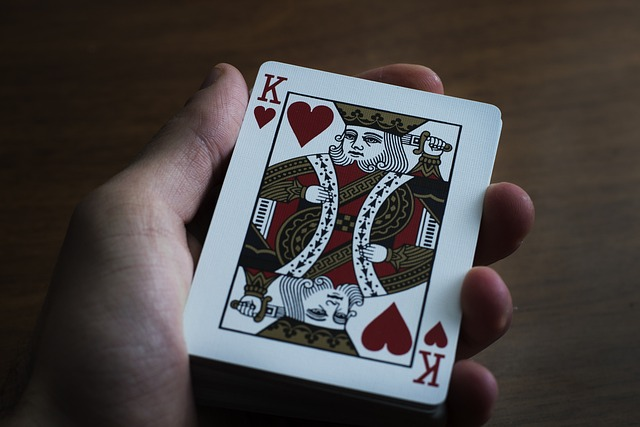
#> input picture Basics/Resources/card.jpg, 640 x 427 px
$ python contourDetect.py
#> lines starting #> are read from the running program, lines starting #| are printed output that depends on the picture; after the words box and inside, x2 and y2 are one past the last pixel; in counts of white or black regions, pixels touching at a corner belong together
import cv2
import numpy as  np

path = "Resources/card.jpg"

image = cv2.imread(path)
#> image is the input picture: shape (427, 640, 3); mean B, G, R 67.9, 68.6, 72.6

#contour helps to detect the borders of the objects, localize them easily
#can be implemented by using findContours() and drawContours()
    #algorithm for contour detection are
        #CHAIN_APPROX_SIMPLE
        #CHAIN_APPROX_NONE

#stepsL
#1. convert image to grayscale
image_gray = cv2.cvtColor(image, cv2.COLOR_BGR2GRAY)
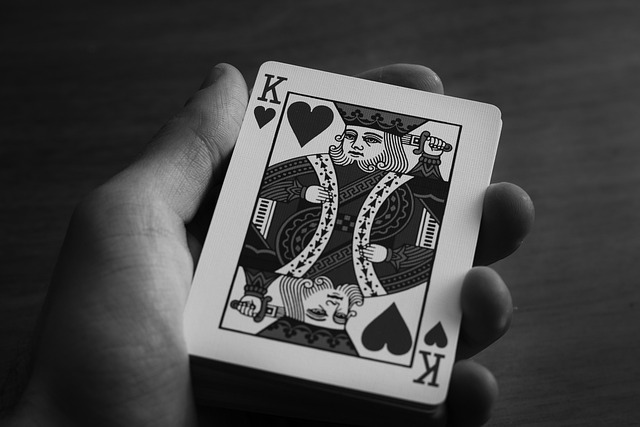
#> image_gray: shape (427, 640); min 0, max 249, mean 69.7
#2. apply binary thresholding
ret, thresh = cv2.threshold(image_gray,150,255, cv2.THRESH_BINARY)
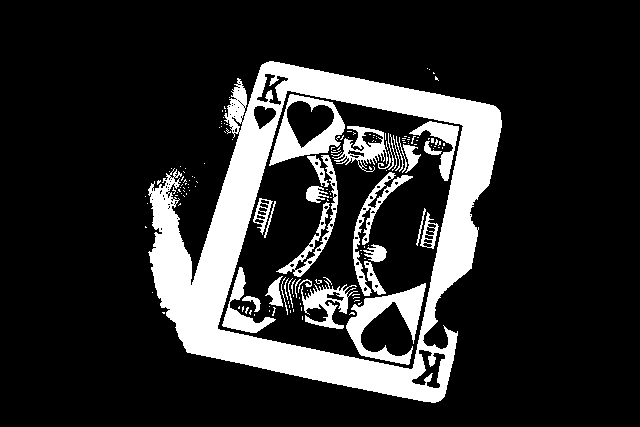
#> thresh: shape (427, 640); 17.6% white; 165 white regions (132 under 20 px)
# cv2.imshow("Binary Thresholding",thresh)
#3. Find contours
contours, hierarchy = cv2.findContours(image=thresh, mode=cv2.RETR_TREE,method=cv2.CHAIN_APPROX_NONE)
#> contours = 277 contours, 234 with area under 20; largest, box (x1, y1, x2, y2) and area: (148, 61, 502, 403) 81361, (217, 90, 464, 370) 47298, (269, 94, 345, 166) 3278, (346, 283, 426, 365) 2209, (286, 100, 335, 149) 1454
#4. Draw contours on original RGB
image_copy = image.copy()
#> (the run stopped early here; a loop or call above may not have finished)

$ run again, with Basics/Resources/flower.jpg copied over Basics/Resources/card.jpg
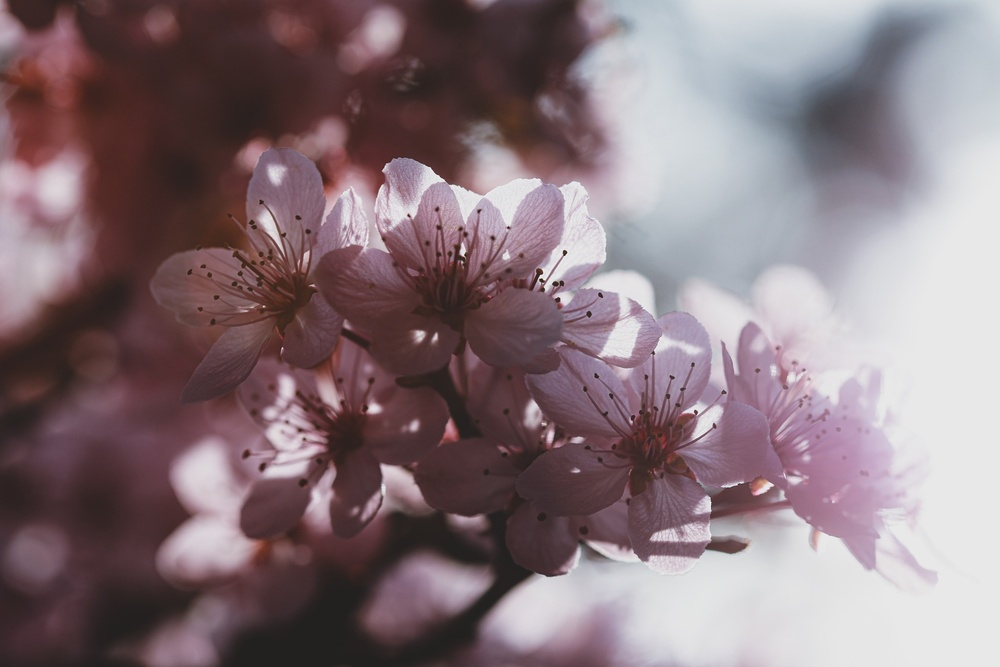
#> input picture Basics/Resources/flower.jpg, 1000 x 667 px, shrunk from 1920 x 1280 before the run
#> image is the input picture: shape (667, 1000, 3); mean B, G, R 123.7, 118.1, 135.9
#> `image_gray = cv2.cvtColor(image, cv2.COLOR_BGR2GRAY)`:
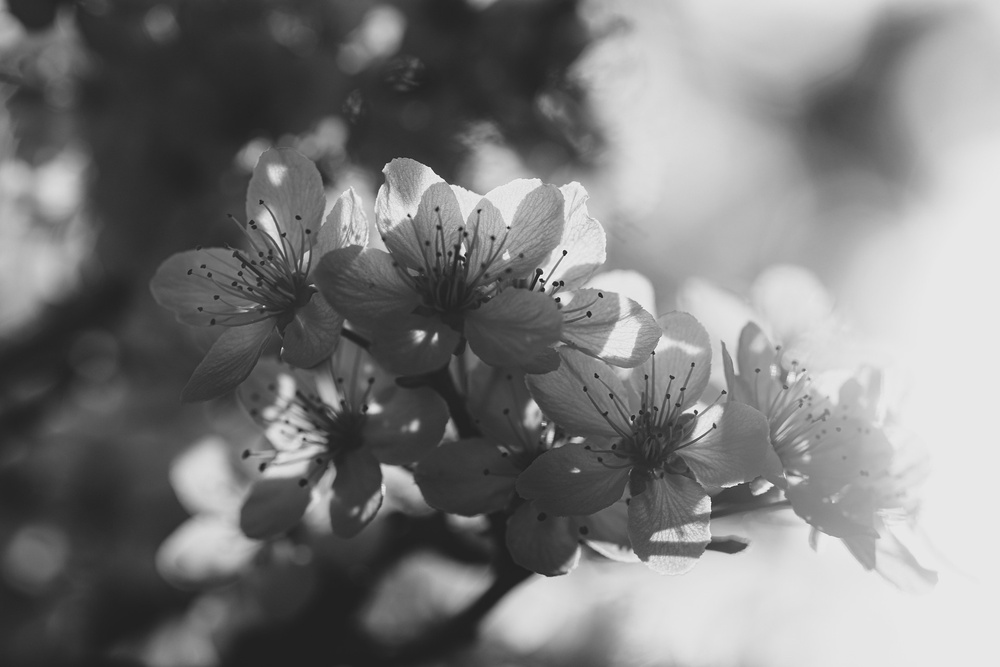
#> image_gray: shape (667, 1000); min 26, max 251, mean 124.1
#> `ret, thresh = cv2.threshold(image_gray,150,255, cv2.THRESH_BINARY)`:
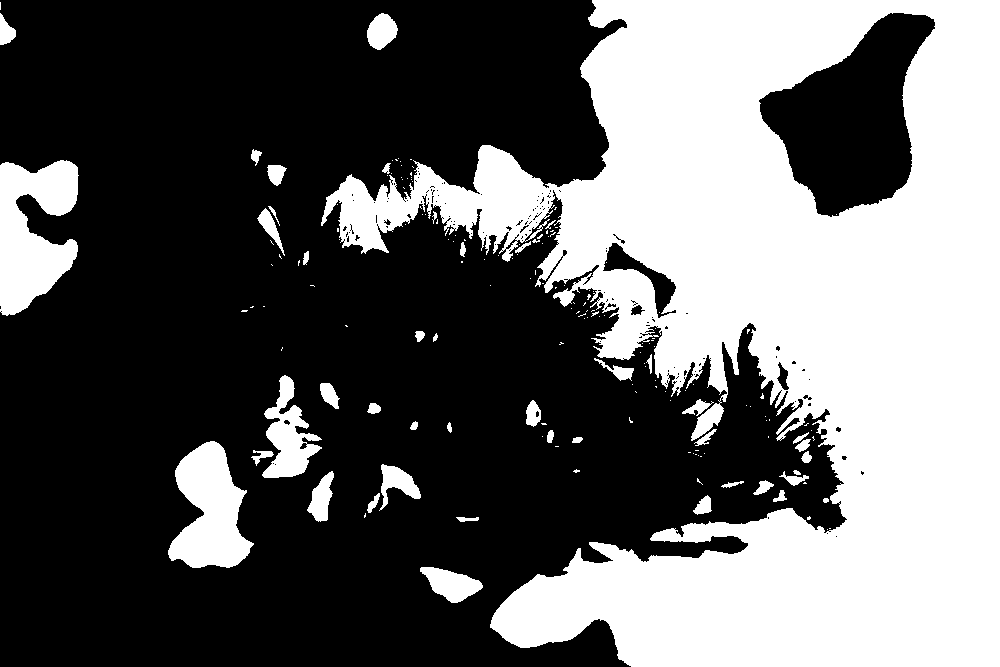
#> thresh: shape (667, 1000); 38.8% white; 171 white regions (126 under 20 px)
#> contours = 401 contours, 343 with area under 20; largest, box (x1, y1, x2, y2) and area: (321, 0, 1000, 667) 251430, (758, 12, 936, 218) 20104, (0, 160, 79, 316) 8028, (168, 441, 254, 568) 6505, (262, 375, 322, 478) 2750

$ run again, with Basics/Resources/rotated.jpg copied over Basics/Resources/card.jpg
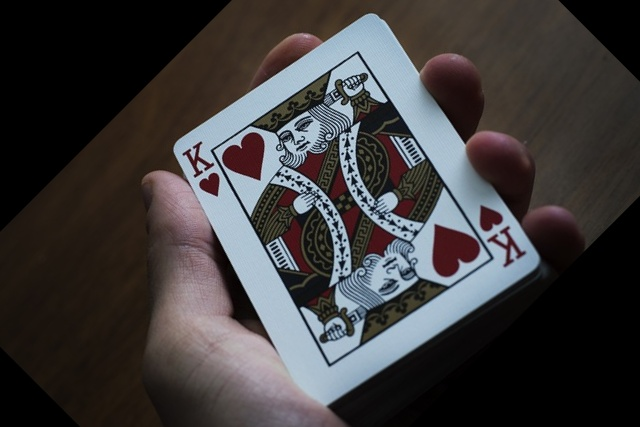
#> input picture Basics/Resources/rotated.jpg, 640 x 427 px
#> image is the input picture: shape (427, 640, 3); mean B, G, R 60.3, 59.6, 61.8
#> `image_gray = cv2.cvtColor(image, cv2.COLOR_BGR2GRAY)`:
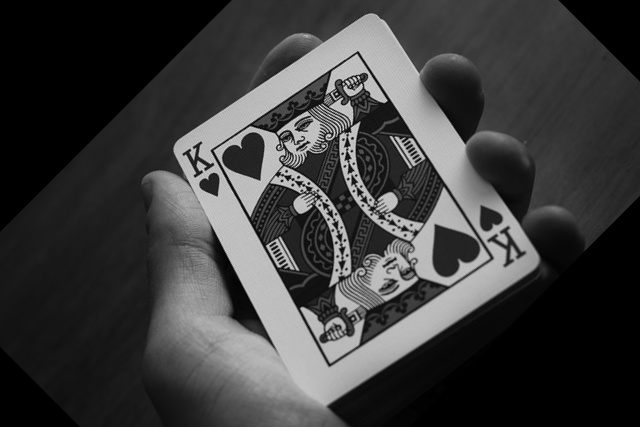
#> image_gray: shape (427, 640); min 0, max 238, mean 60.4
#> `ret, thresh = cv2.threshold(image_gray,150,255, cv2.THRESH_BINARY)`:
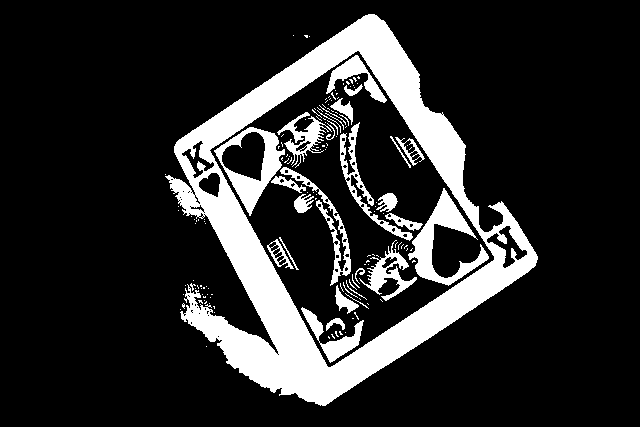
#> thresh: shape (427, 640); 17.2% white; 152 white regions (121 under 20 px)
#> contours = 239 contours, 198 with area under 20; largest, box (x1, y1, x2, y2) and area: (165, 14, 538, 406) 81352, (209, 50, 495, 368) 47322, (214, 127, 285, 216) 3260, (408, 188, 489, 286) 2180, (221, 131, 266, 182) 1472
